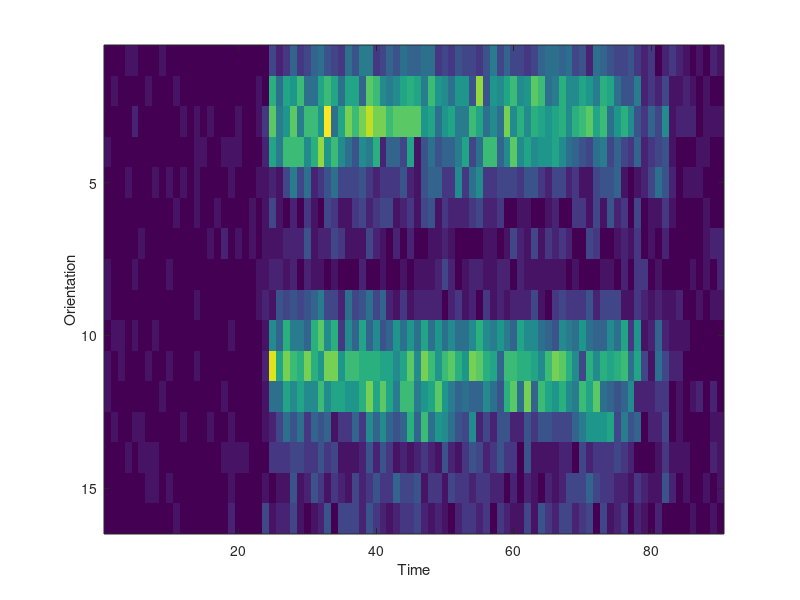
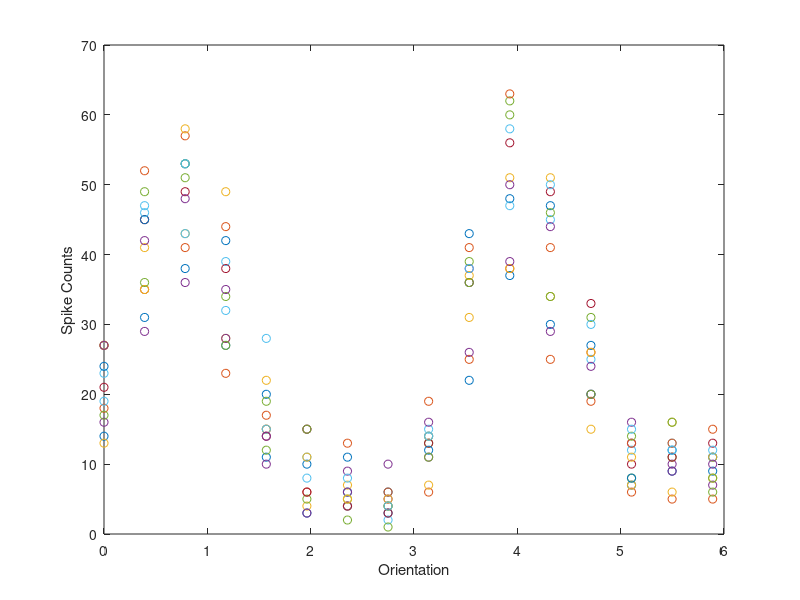

MATLAB code to generate these figures, in order: (Note: this script raises an error after producing the figures.)
%% 3.1 Load the data and preview...
close all
load('data_v1_binned_moving.mat')

dataset_number = 1;
neuron_number = 1;

S = data{dataset_number}.spikes(neuron_number,:,:,:);
S = squeeze(S); % make data cube from the original 4d data 
% (only look at 1 neuron for now)

figure(1)
imagesc(mean(S,3)); % show the average spike response over time, 3D data
xlabel('Time'); ylabel('Orientation')

% Sum spike counts over time so that we have a single tuning function
spike_counts = sum(S(:,25:80,:),2);   % only take the data from time bins 25-80
spike_counts = squeeze(spike_counts); % make data cube into a matrix [orientations x trials]
%spikecounts=# of firings of 1 neuron for a specific orientation in a given time

%% 3.2 Plot spike counts as a function of orientation

figure(2)
stim_orientation = linspace(0,2*pi-2*pi/16,16);
plot(stim_orientation, spike_counts, 'o') 
xlabel('Orientation'); ylabel('Spike Counts')

%% 3.3 Make a function vonMises.m and Plot it using the following...

figure(3)
x = linspace(0,2*pi,256);  % Orientations to plot a smooth curve
b = [1 .5 pi];              % arbitrary parameters to test things out
plot(x,vonMises(b,x))
xlabel('Orientation [rad]'); ylabel('Von Mises');


%% 3.4 Use fminsearch to find the parameters (b) that minimize the sum squared error
%spikecounts size = 16x13
%orientation size = 1x16 (x13 trials)
x_matrix = repmat(stim_orientation',1,13); % first we need to make sure 'x' and 'y' are the right sizes and lined up
options=[]; % for now just use default options (see help fminsearch for more)

%fmin (function, start point, options)
% VonMisesCost (b, x, y) 
%bmse has the min error parameters
b_mse = fminsearch('vonMisesCost',[1 0.1 pi], options, x_matrix(:),spike_counts(:)); % do the optimization

%% 3.5 Plot your model fit with the data
figure(4)

x_matrix_deg = x_matrix*(180/pi); %Deg = Rad * (180 / π)

hold on
scatter(x_matrix_deg(:), spike_counts(:), 'bo') %as 3.4, we need to select rows for the matrices!
xlabel('Orientation [deg]'); ylabel('Spike Rate (counts)')

x0 = x*(180/pi);
plot(x0,vonMises(b_mse,x)) %By default the trig functions in matlab all assume radians.
hold off
